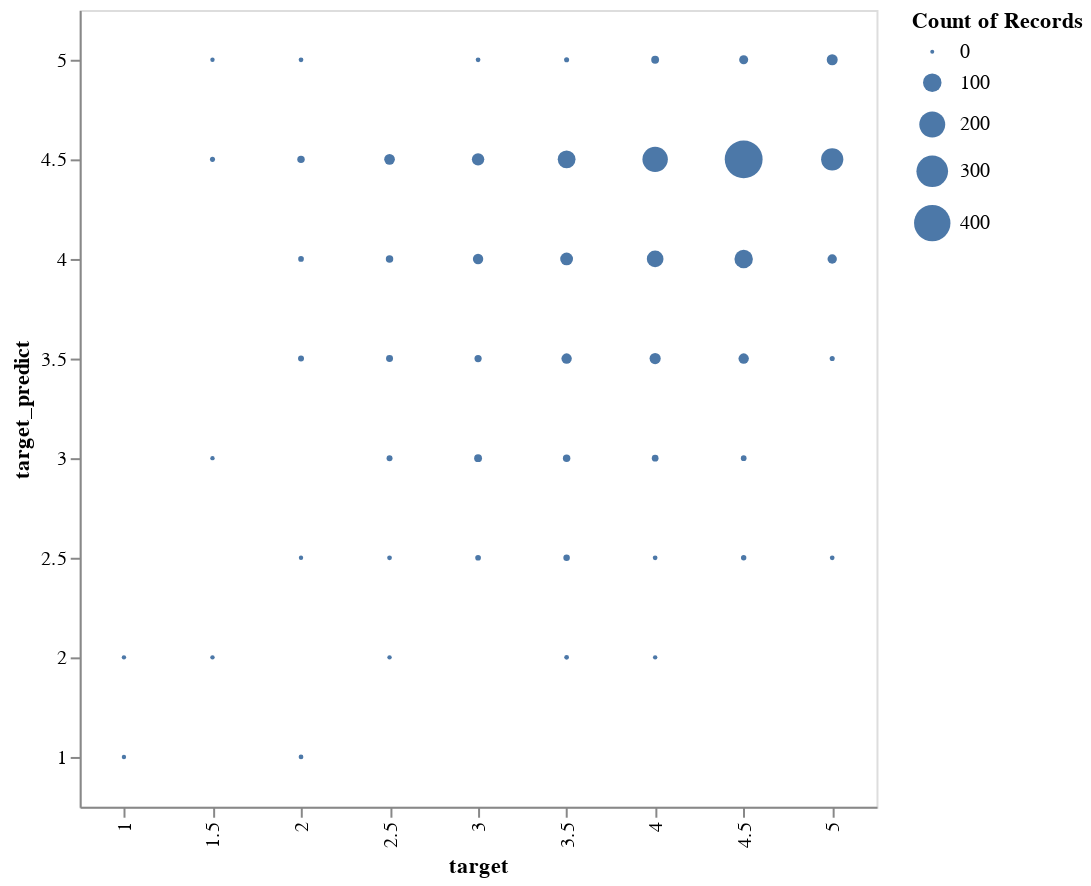

Notebook code cell kept with this figure:
### Code cell
alt.Chart(df).mark_circle().encode(
    alt.X("target:O"),
    alt.Y("target_predict:O", sort='descending'),
    size="count()"
).properties(
    width=400,
    height=400
)

### Figure 1 — Vega-Lite specification as saved in the notebook (floating-point values rounded to 4 significant figures; data arrays with more than 128 entries replaced by an {"elided": "..."} marker saying what was removed)
{"config": {"view": {"continuousWidth": 400, "continuousHeight": 300}}, "data": {"name": "data-0b38b8a3afc19cb4be3645ea14a1d6c9"}, "mark": "circle", "encoding": {"size": {"type": "quantitative", "aggregate": "count"}, "x": {"type": "ordinal", "field": "target"}, "y": {"type": "ordinal", "field": "target_predict", "sort": "descending"}}, "height": 400, "width": 400, "$schema": "https://vega.github.io/schema/vega-lite/v4.0.2.json", "datasets": {"data-0b38b8a3afc19cb4be3645ea14a1d6c9": {"elided": "1513 records"}}}
